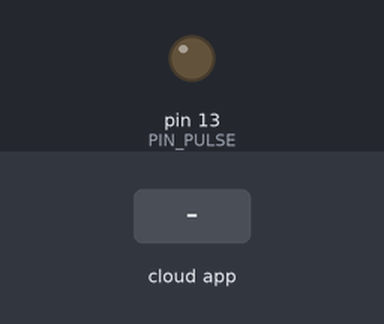
Simulated run of this sketch. Board: Arduino Uno, built with avr-gcc and run on an emulated ATmega328P. Shown: output pins drawn as LEDs (lit = HIGH). Dashed ring = blinking. The inputs (shaded band) are chosen by the test bench. The ROS host is connected and sends only what is stated.

Above: at 1.7 s.
1.8 s: the phone or cloud app sets laser_enable to 1
At 2.2 s:
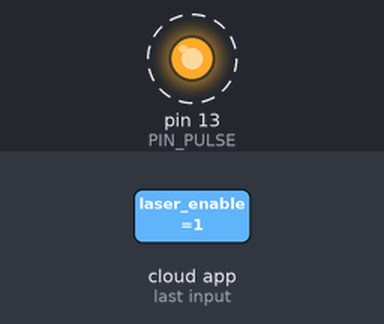
4.8 s: the phone or cloud app sets laser_pulselen_on to 0
At 5.2 s:
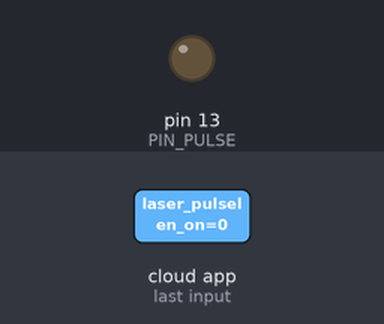
7.8 s: the phone or cloud app sets laser_pulselen_off to 0
At 8.3 s:
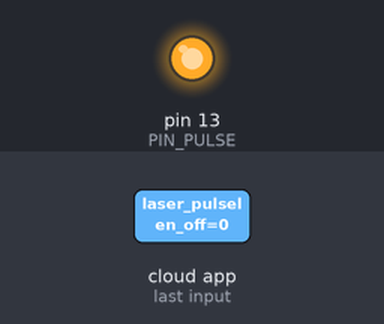
9.3 s: the phone or cloud app sets laser_pulselen_off to 45
At 9.9 s:
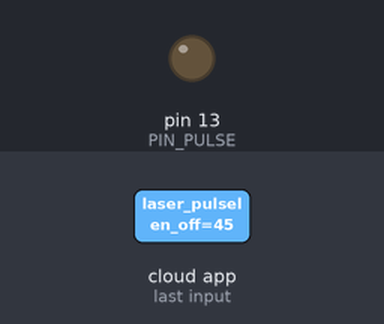
12.3 s: the phone or cloud app sets laser_enable to 0
Timing chart, 0 to 14.8 s (numbered marks = the images above; inputs shaded):
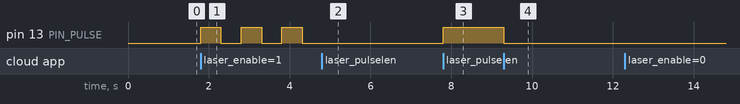

Measured:
- after the input at 1.8 s, pin 13 (PIN_PULSE): alternates HIGH for 0.50 s and LOW for 0.50 s, starting at once
- after the input at 4.8 s, pin 13 (PIN_PULSE): stops changing and stays LOW
- after the input at 7.8 s, pin 13 (PIN_PULSE): LOW → HIGH at once
- after the input at 9.3 s, pin 13 (PIN_PULSE): HIGH → LOW at once
- after the input at 12.3 s, every drawn part: stays the same

The sketch:

laser_controller_ros.ino
```cpp
/*
 *  Laser controller
 *  ROS node
 *
 *  for CrystaLaser CL-2005 laser power supply
 *  https://neurophysics.ucsd.edu/Manuals/CrystaLaser/Diode%20Pumped%20Solid%20State%20CrystaLaser.pdf
 *
 *
 * Pascal
 * 14/06/2023 - 15/06/2023
 *
 *
 * topics:
 *   laser_enable: bool enabled/disabled
 *   laser_power: byte 0-255 relative power of max power set on controller
 *   laser_pulselen_on: pulse length [ms] = 1/(2*frequency), duty cycle on [ms] = laser_pulselen_on / (laser_pulselen_on + laser_pulselen_off)
 *   laser_pulselen_off: pulse off time [ms], set 0 for constant on
 * (could have a topic laser_pulselen to set both to the same time, that is duty cycle = 50%)
 *
 * running on
 *   /dev/serial/by-id/usb-Arduino__www.arduino.cc__0043_9513731393235111C1A1-if00
 *
 * commands:
 *   roscore
 *   rosrun rosserial_python serial_node.py /dev/serial/by-id/usb-Arduino__www.arduino.cc__0043_9513731393235111C1A1-if00 __name:=node_lasercontroller
 *   rostopic pub -1 /laser_enable std_msgs/Bool 1
 *   rostopic pub -1 /laser_power std_msgs/UInt8 123
 *   rostopic pub -1 /laser_pulselen std_msgs/UInt32 99
 *
 */

// ROS includes with messages for topics
#include <ros.h>
#include <std_msgs/Bool.h>
#include <std_msgs/UInt8.h>
#include <std_msgs/UInt32.h>

// PINOUT
//  PIN 13 pulse: on/off based on frequency
//  Pin  3 power: analog output (ratio of max power)
//  connect interlock
#define PIN_PULSE 13
#define PIN_POWER 3

// laser pulse sending
unsigned long time_last_pulse_on = 0;
unsigned long time_last_pulse_off = 0;
unsigned long time_now;

// laser parameters
bool laser_enabled = false;
uint32_t laser_pulselen_on = 500;
uint32_t laser_pulselen_off = 500;
bool laser_state = false;
bool constant_on = false;


// === ROS ===
ros::NodeHandle nh;

// callback functions for the topics

// callback for topic "laser_enable"
void cb_LaserEnable(const std_msgs::Bool& msg){
  nh.loginfo("callback laser enable");
  bool x = msg.data;
  laser_enabled = x;

  if (laser_enabled){
    // start laser and sync to now time, so that loop() will continue with correct time length
    digitalWrite(PIN_PULSE, HIGH);
    laser_state = true;
    time_last_pulse_on = millis();
    nh.loginfo("enable");
  }
  else {
    // disable, directly shut down
    digitalWrite(PIN_PULSE, LOW);
    nh.loginfo("disable");
  }
}

// callback for topic "laser_power"
void cb_LaserPower(const std_msgs::UInt8& msg){
  nh.loginfo("callback laser power");
  uint8_t x = msg.data;
  analogWrite(PIN_POWER, x); // set laser power as defined by ros message
}

// callback for topic "laser_pulselen_on"
void cb_LaserPulselenOn(const std_msgs::UInt32& msg){
  nh.loginfo("callback laser pulselen on");
  uint32_t x = msg.data;

  laser_pulselen_on = x;
  nh.loginfo("set pulse len");
}

// callback for topic "laser_pulselen_off"
void cb_LaserPulselenOff(const std_msgs::UInt32& msg){
  nh.loginfo("callback laser pulselen off");
  uint32_t x = msg.data;

  if (x == 0){
    constant_on = true;
    nh.loginfo("constant on");
  }
  else {
    constant_on = false;
    laser_pulselen_off = x;
    nh.loginfo("set pulse len");
  }
}

// subscribers for the topics
ros::Subscriber<std_msgs::Bool> subLaserEnable("laser_enable", &cb_LaserEnable);
ros::Subscriber<std_msgs::UInt8> subLaserPower("laser_power", &cb_LaserPower);
ros::Subscriber<std_msgs::UInt32> subLaserPulselenOn("laser_pulselen_on", &cb_LaserPulselenOn);
ros::Subscriber<std_msgs::UInt32> subLaserPulselenOff("laser_pulselen_off", &cb_LaserPulselenOff);


// INITIALIZE

void setup()
{
  pinMode(PIN_PULSE, OUTPUT);
  pinMode(PIN_POWER, OUTPUT);
  digitalWrite(PIN_PULSE, LOW);
  digitalWrite(PIN_POWER, LOW);

  nh.initNode();
  nh.subscribe(subLaserEnable);
  nh.subscribe(subLaserPower);
  nh.subscribe(subLaserPulselenOn);
  nh.subscribe(subLaserPulselenOff);

  delay(500);
  nh.loginfo(" === Arduino Laser Controller === ");
}

void loop()
{
  // ROS handling
  nh.spinOnce();
  delay(1);

  // Laser pulses handling
  time_now = millis();
  if (laser_enabled){
    if (constant_on){
      digitalWrite(PIN_PULSE, HIGH);
    }
    else
    {
      if (time_now-time_last_pulse_on > laser_pulselen_on && laser_state==HIGH){
        laser_state = LOW;
        digitalWrite(PIN_PULSE, laser_state);
        time_last_pulse_off = time_now;
      }
      if (time_now-time_last_pulse_off > laser_pulselen_off && laser_state==LOW){
        laser_state = HIGH;
        digitalWrite(PIN_PULSE, laser_state);
        time_last_pulse_on = time_now;
      }
    }
  }

}
```
